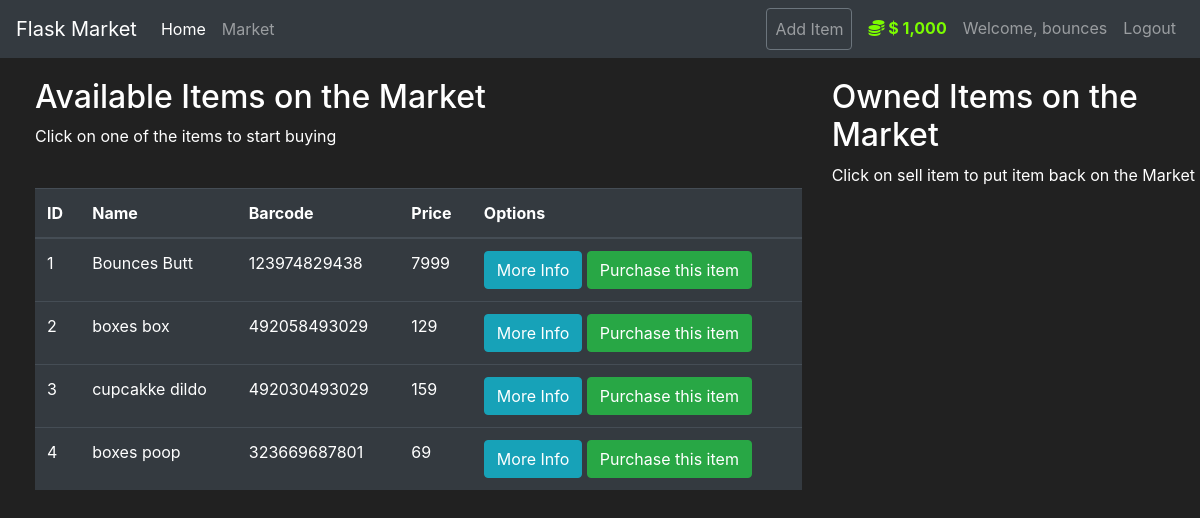
The app's page /market (signed in) with its own data.
### market/models.py (models this page shows, shortened)
class User(db.Model, UserMixin):
    id = db.Column(db.Integer(), primary_key=True)
    username= db.Column(db.String(length=30), nullable=False, unique=True)
    email_address = db.Column(db.String(length=50), nullable=False, unique=True)
    password_hash = db.Column(db.String(length=60), nullable=False)
    budget = db.Column(db.Integer(), nullable=False, default=1000)
    items = db.relationship('Item', backref='owned_user', lazy=True)
    @property
    def prettier_budget(self):
        if len(str(self.budget)) >= 4:
            return f'$ {str(self.budget)[:-3]},{str(self.budget)[-3:]}'
        else:
            return f'$ {self.budget}'
    @property
    def password(self):
        return self.password

class Item(db.Model):
    id = db.Column(db.Integer(), primary_key=True)
    name = db.Column(db.String(length=30), nullable=False, unique=True)
    price = db.Column(db.Integer(), nullable=False)
    barcode = db.Column(db.String(length=12), nullable=False, unique=True)
    description = db.Column(db.String(length=1024), nullable=False, unique=True)
    owner = db.Column(db.Integer(), db.ForeignKey('user.id'))

### market/routes.py (the view, shortened to what this page needs)
@app.route('/market', methods=['GET', 'POST'])
@login_required
def market_page():
    purchase_form = PurchaseItemForm()
    selling_form = SellItemForm()
    if request.method == "GET":
        items = Item.query.filter_by(owner=None)
        owned_items = Item.query.filter_by(owner=current_user.id)
        return render_template('market.html', items=items, purchase_form=purchase_form, selling_form=selling_form, owned_items = owned_items)

### market/models.py (called while the page is built)
@login_manager.user_loader
def load_user(user_id):
    return User.query.get(int(user_id))

### market/templates/market.html (shortened to what this page needs)
{% extends 'base.html' %}
{% block content %}
<div class="row" style="margin-top:20px; margin-left: 20px;">
  <div class="col-8">
    <h2>Available Items on the Market</h2>
    <p>Click on one of the items to start buying</p>
    <br>
    <table class="table table-hover table-dark">
      <thead>
        <tr>
          <th scope="col">ID</th>
          <th scope="col">Name</th>
          <th scope="col">Barcode</th>
          <th scope="col">Price</th>
          <th scope="col">Options</th>
        </tr>
      </thead>
      <tbody>
        {% for item in items %}
        <tr>
          <td>{{item.id}}</td>
          <td>{{item.name}}</td>
          <td>{{item.barcode}}</td>
          <td>{{item.price}}</td>
          <td>
            <button class="btn btn-outline btn-info" data-toggle="modal"
              data-target="#modal-moreInfo-{{item.id}}">
              More Info
            </button>
            <button class="btn btn-outline btn-success" data-toggle="modal"
              data-target="#modal-purchaseConfirm-{{item.id}}">
              Purchase this item
            </button>
          </td>
        </tr>
        {% endfor %}
      </tbody>
    </table>
  </div>
  <div class="col-4">
    <h2>Owned Items on the Market</h2>
    <p>Click on sell item to put item back on the Market</p>
    <br>
  </div>
</div>
{% endblock %}

### market/templates/base.html (shortened to what this page needs)
<!DOCTYPE html>
<html lang="en">
  <head>
    <link
      rel="stylesheet"
      href="https://cdn.jsdelivr.net/npm/bootstrap@4.5.3/dist/css/bootstrap.min.css"
    />
  </head>
  <body>
    <nav class="navbar navbar-expand-md navbar-dark bg-dark mx-auto">
      <a class="navbar-brand ml-auto" href="#">Flask Market</a>
      <div class="collapse navbar-collapse" id="navbarNav">
        <ul class="navbar-nav mr-auto">
          <li class="nav-item active">
            <a class="nav-link" href="{{url_for('home_page')}}"> Home </a>
          </li>
          <li class="nav-item">
            <a class="nav-link" href="{{url_for('market_page')}}">Market</a>
          </li>
        </ul>
        {% if current_user.is_authenticated %}
          <ul class="navbar-nav">
            <li class="nav-item">
              <a class="nav-link btn btn-outline-secondary mx-2" href="{{url_for('add_item_page')}}">
                Add Item
              </a>
            </li>
            <li class="nav-item">
              <a class="nav-link" style="color: lawngreen;  font-weight: bold; ">
                <i class="fas fa-coins"></i>
                {{current_user.prettier_budget}}
              </a>
            </li>
            <li class="nav-item">
              <a class="nav-link">Welcome, {{current_user.username}} </a>
            </li>
            <li class="nav-item">
              <a class="nav-link" href="{{ url_for('logout_page')}}">Logout</a>
            </li>
          </ul>
        {% endif %}
      </div>
    </nav>
    {% block content %}
    {%endblock%}
  </body>
</html>

### market/templates/base.html (style rules this page uses)
body { background-color: #212121; color: white; }

### records on screen
User: prettier_budget "$ 1,000", username "bounces"
Item: id "1", name "Bounces Butt", barcode "123974829438", price "7999"
Item: id "2", name "boxes box", barcode "492058493029", price "129"
Item: id "3", name "cupcakke dildo", barcode "492030493029", price "159"
Item: id "4", name "boxes poop", barcode "323669687801", price "69"
